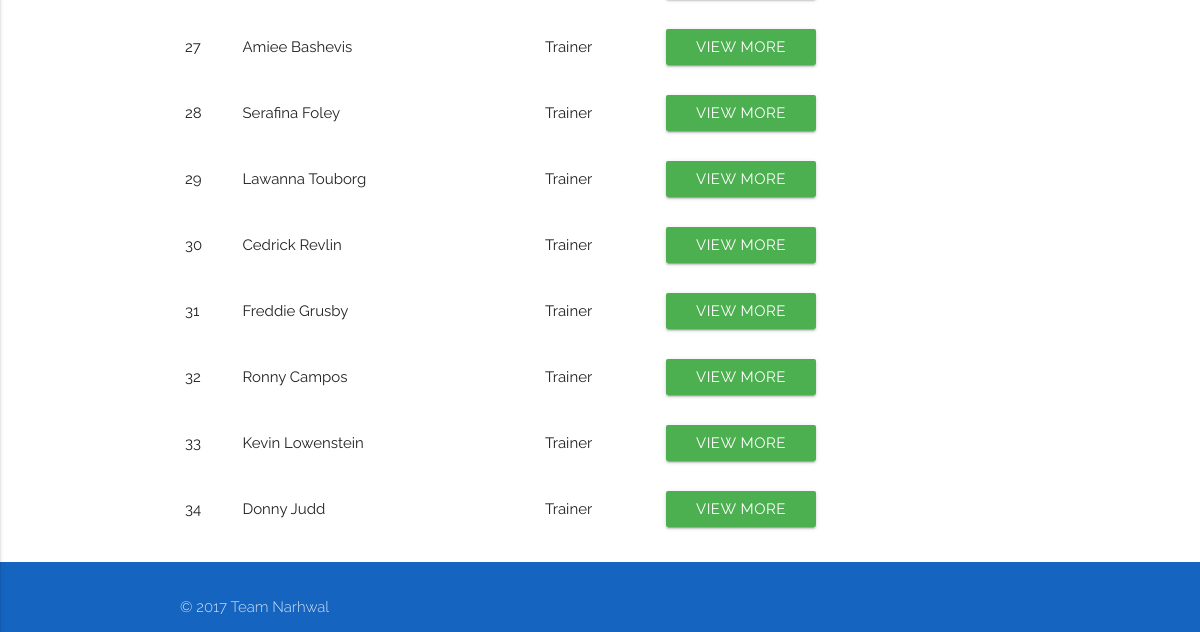
The page /trainers (signed in, lower part) on the database as committed earlier.
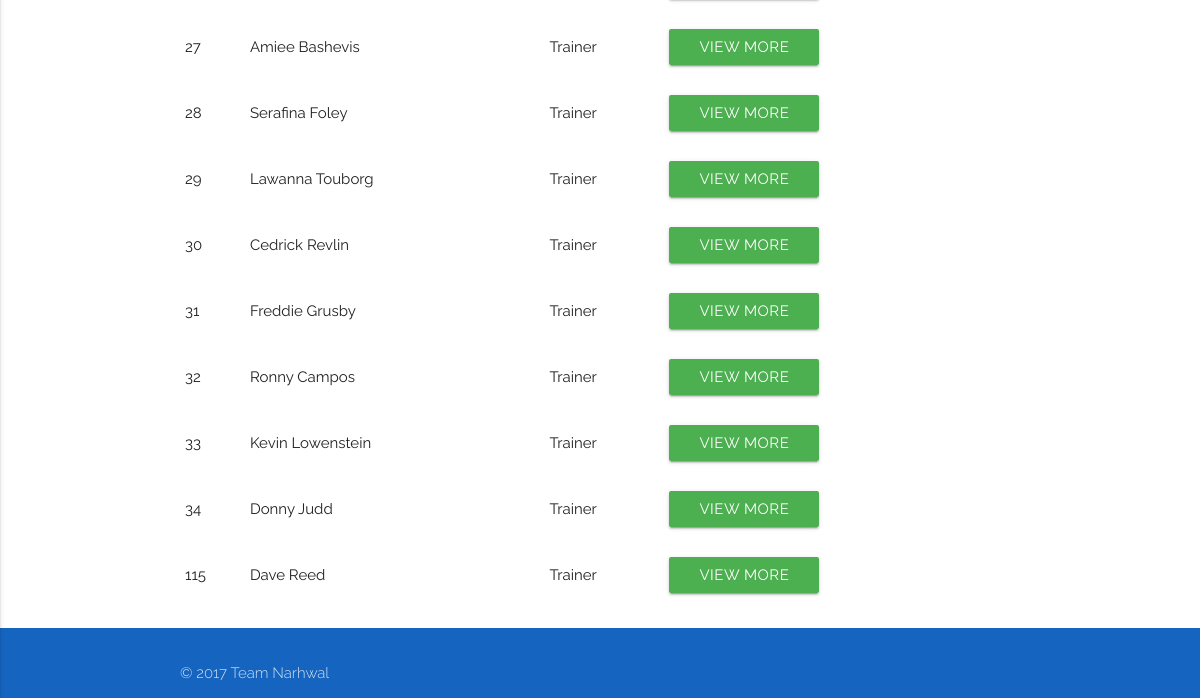
The same page on the database as committed later.
### app/models.py (models this page shows, shortened)
class User(db.Model):
	__tablename__ = 'User'
	userID = db.Column(db.Integer, primary_key = True)
	name = db.Column(db.String(100))
	username = db.Column(db.String(100))
	email = db.Column(db.String(100))
	password = db.Column(db.String(100))
	type = db.Column(db.String(100))
	__mapper_args__ = {
		'polymorphic_identity': 'base',
		'polymorphic_on': type
	}

class Trainer(User):
	__tablename__ = 'Trainer'
	trainerID = db.Column(db.Integer,db.ForeignKey('User.userID'), primary_key = True)
	address = db.Column(db.String(100))
	phone = db.Column(db.Integer)
	__mapper_args__ = {
		'polymorphic_identity': 'Trainer',
	}

class User(db.Model):
	__tablename__ = 'User'
	userID = db.Column(db.Integer, primary_key = True)
	name = db.Column(db.String(100))
	username = db.Column(db.String(100))
	email = db.Column(db.String(100))
	password = db.Column(db.String(100))
	type = db.Column(db.String(100))
	__mapper_args__ = {
		'polymorphic_identity': 'base',
		'polymorphic_on': type
	}

### app/views.py (the view)
@app.route('/trainers')
@login_required
def trainerList():
    if current_user.type != 'Admin':
        abort(403)
    trainerList = trainers()
    return render_template('trainers.html', title='Trainer List', trainerList=trainerList)

### app/views.py (called while the page is built)
@login_manager.user_loader
def load_user(id):
    return models.User.query.get(id)

### queries.py (called while the page is built)
def listConvert(x):
    if(x.count() == 1):
        x = x[0]
        return x
    else:
        y = []
    for i in x:
        y.append(i)
    return y

def trainers(**kwargs):
    q = models.Trainer.query.filter_by(**kwargs)
    q = listConvert(q)
    return q

### app/templates/trainers.html (shortened to what this page needs)
{% extends "base.html" %} {% block content %}
<div class="container">
    <div class="row">
        <div class="col s12">
            <table id="todo-table" class="responsive-table">
                <tbody>
                    {%- for item in trainerList %}
                    <tr>
                        <td>{{ item.userID }} </td>
                        <td>{{ item.name }}</td>
                        <td>{{ item.type }}</td>
                        <td>
                            <a href="/trainers/{{item.userID}}">
                                <button type="submit" href="/delegates/{{item.userID}}" class="waves-effect waves-light btn green">View More</button></a>
                        </td>
                        <td>
                    </tr>
                    {%- endfor %}
                </tbody>
            </table>
        </div>
    </div>
</div>
{% endblock %}

Rows that differ between the two databases and show on the page:
added Trainer: userID "115", name "Dave Reed", type "Trainer"
